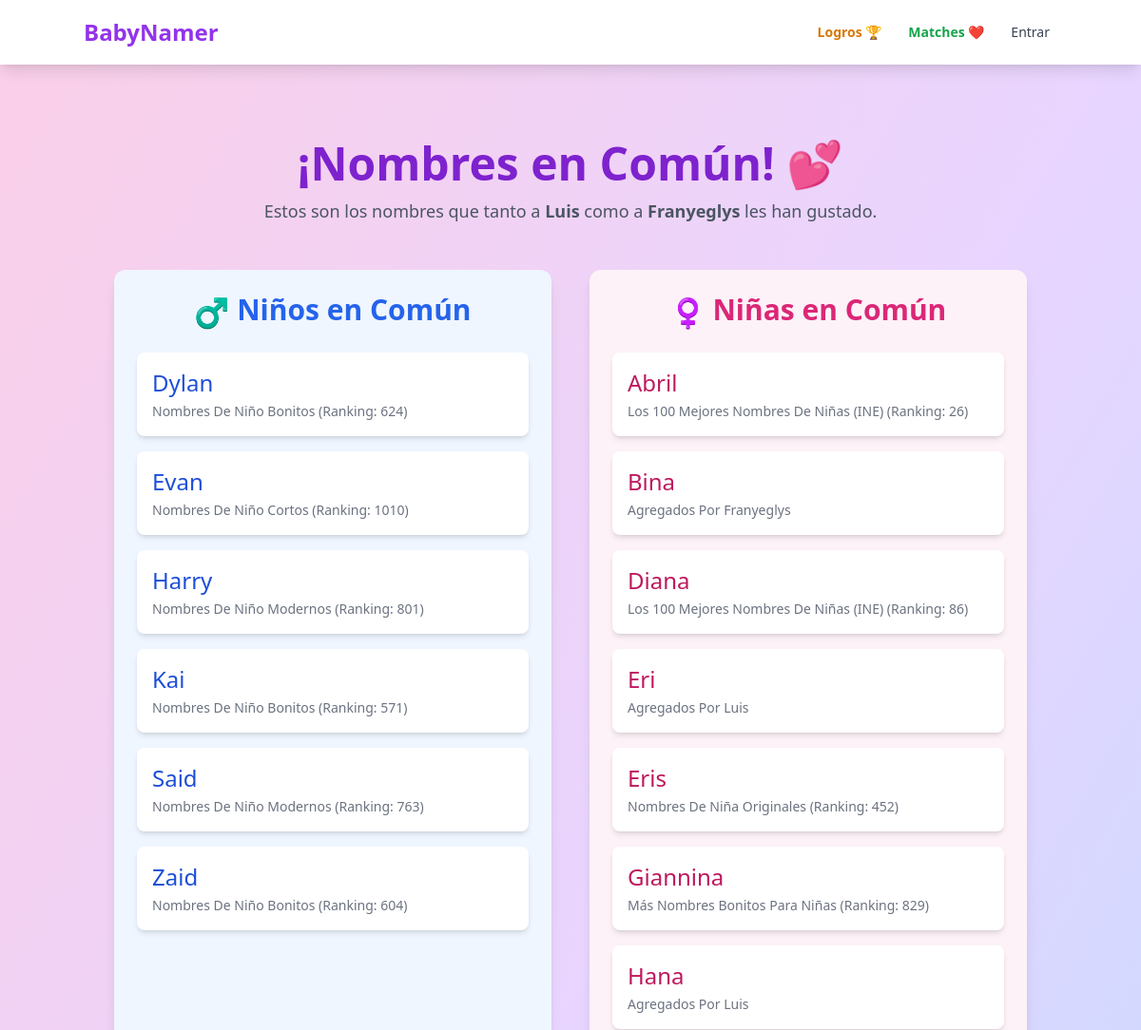
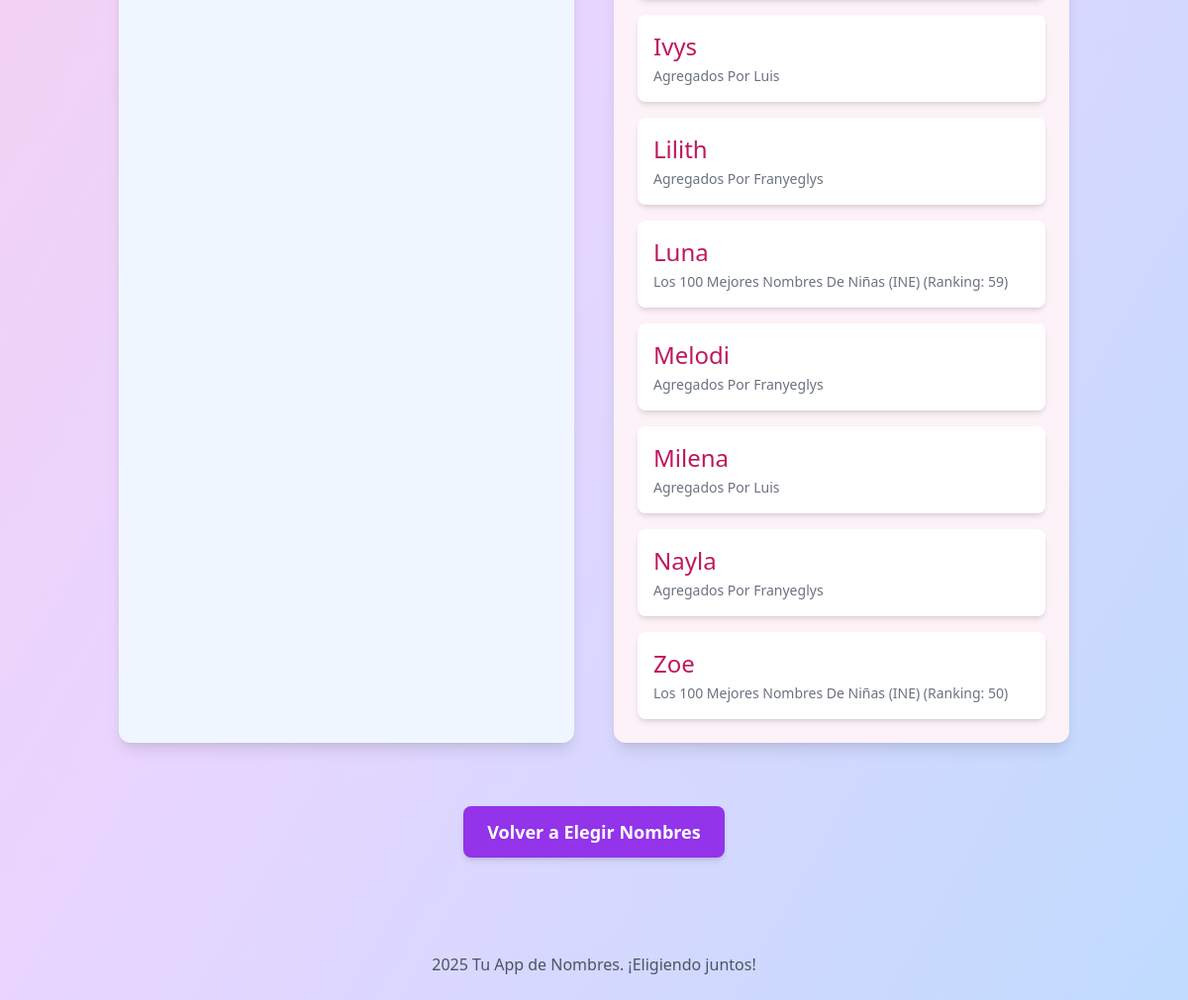
Screenshot of /matches with the database file from the repository (2 pictures, top to bottom).
### models.py (models this page shows, shortened)
class User(db.Model):
    id = db.Column(db.Integer, primary_key=True)
    username = db.Column(db.String(80), unique=True, nullable=False)
    favorites = db.relationship(
        'Name',
        secondary=favorite_table,
        backref=db.backref('favorited_by_users', lazy='dynamic') # Cambiado nombre de backref para claridad
    )
    passed_names_rel = db.relationship(
        'Name',
        secondary=passed_name_table,
        backref=db.backref('passed_by_users', lazy='dynamic') # Cambiado nombre de backref para claridad
    )

class Name(db.Model):
    id = db.Column(db.Integer, primary_key=True)
    name_text = db.Column(db.String(100), nullable=False)
    gender = db.Column(db.String(10), nullable=False)
    category = db.Column(db.String(100), nullable=False)
    ranking = db.Column(db.Integer, nullable=True)

### app.py (the view)
@app.route('/matches')
def matches_page():
    current_user = get_current_user()
    user_luis = get_user_by_username_helper('luis') # Usar helper
    user_franyeglys = get_user_by_username_helper('franyeglys') # Usar helper
    if not user_luis or not user_franyeglys:
        flash("Usuarios 'luis' o 'franyeglys' no encontrados.", "error"); return redirect(url_for('index'))
    luis_fav_texts = {name.name_text for name in user_luis.favorites}
    franyeglys_fav_texts = {name.name_text for name in user_franyeglys.favorites}
    common_name_texts = luis_fav_texts.intersection(franyeglys_fav_texts)
    matched_boy_names, matched_girl_names = [], []
    if common_name_texts:
        displayed_names = {}
        all_relevant_favs = list(user_luis.favorites) + list(user_franyeglys.favorites)
        for name_obj in all_relevant_favs:
            if name_obj.name_text in common_name_texts and name_obj.name_text not in displayed_names:
                displayed_names[name_obj.name_text] = name_obj
        final_common_name_objects = sorted(list(displayed_names.values()), key=lambda x: x.name_text)
        matched_boy_names = [name for name in final_common_name_objects if name.gender == 'niño']
        matched_girl_names = [name for name in final_common_name_objects if name.gender == 'niña']
    return render_template('matches.html',
                           current_user=current_user,
                           matched_boy_names=matched_boy_names, matched_girl_names=matched_girl_names,
                           user_luis=user_luis, user_franyeglys=user_franyeglys)

### app.py (called while the page is built)
def get_user_by_username_helper(username_str): # Renombrado para evitar confusión con get_current_user
    return User.query.filter_by(username=username_str).first()

def get_current_user():
    if 'user_id' in session:
        return User.query.get(session['user_id'])
    return None

### templates/matches.html (shortened to what this page needs)
{% extends "layout.html" %}
{% block content %}
<div class="container mx-auto px-2 sm:px-4 py-6 sm:py-8">
    <div class="text-center mb-8 md:mb-12">
        <h1 class="text-3xl sm:text-4xl md:text-5xl font-bold text-purple-700">¡Nombres en Común! 💕</h1>
        <p class="text-base sm:text-lg text-gray-600 mt-2 sm:mt-3">
            Estos son los nombres que tanto a <strong>{{ user_luis.username | capitalize }}</strong> como a <strong>{{ user_franyeglys.username | capitalize }}</strong> les han gustado.
        </p>
    </div>
    <div class="grid grid-cols-1 md:grid-cols-2 gap-6 md:gap-10">
        <div class="bg-blue-50 p-4 sm:p-6 rounded-xl shadow-lg">
            <h2 class="text-2xl sm:text-3xl font-semibold text-blue-600 mb-4 sm:mb-6 text-center">
                <span class="align-middle text-2xl sm:text-3xl">♂️</span> Niños en Común
            </h2>
            {% if matched_boy_names %}
                <ul class="space-y-3 sm:space-y-4">
                    {% for name in matched_boy_names %}
                    <li class="bg-white p-3 sm:p-4 rounded-lg shadow-md transform hover:scale-105 transition-transform duration-200">
                        <p class="text-xl sm:text-2xl font-medium text-blue-700">{{ name.name_text }}</p>
                        <p class="text-xs sm:text-sm text-gray-500 capitalize mt-1">{{ name.category }} {% if name.ranking %}(Ranking: {{ name.ranking }}){% endif %}</p>
                    </li>
                    {% endfor %}
                </ul>
            {% else %}
                <div class="text-center py-8 sm:py-10">
                    <p class="text-lg sm:text-xl text-gray-500">😢 Aún no hay nombres de niño en común.</p>
                    <p class="text-gray-400 mt-2 text-sm sm:text-base">¡Sigan eligiendo!</p>
                </div>
            {% endif %}
        </div>
        <div class="bg-pink-50 p-4 sm:p-6 rounded-xl shadow-lg">
            <h2 class="text-2xl sm:text-3xl font-semibold text-pink-600 mb-4 sm:mb-6 text-center">
                <span class="align-middle text-2xl sm:text-3xl">♀️</span> Niñas en Común
            </h2>
            {% if matched_girl_names %}
                <ul class="space-y-3 sm:space-y-4">
                    {% for name in matched_girl_names %}
                    <li class="bg-white p-3 sm:p-4 rounded-lg shadow-md transform hover:scale-105 transition-transform duration-200">
                        <p class="text-xl sm:text-2xl font-medium text-pink-700">{{ name.name_text }}</p>
                        <p class="text-xs sm:text-sm text-gray-500 capitalize mt-1">{{ name.category }} {% if name.ranking %}(Ranking: {{ name.ranking }}){% endif %}</p>
                    </li>
                    {% endfor %}
                </ul>
            {% else %}
                <div class="text-center py-8 sm:py-10">
                     <p class="text-lg sm:text-xl text-gray-500">😢 Aún no hay nombres de niña en común.</p>
                     <p class="text-gray-400 mt-2 text-sm sm:text-base">¡Sigan eligiendo!</p>
                </div>
            {% endif %}
        </div>
    </div>
    <div class="mt-12 md:mt-16 text-center">
        <a href="{{ url_for('index') }}"
           class="inline-block bg-purple-600 hover:bg-purple-700 text-white font-bold py-3 px-6 rounded-lg shadow-md transition duration-300 text-base sm:text-lg">
            Volver a Elegir Nombres
        </a>
    </div>
</div>
{% endblock %}

### templates/layout.html (shortened to what this page needs)
<!DOCTYPE html>
<html lang="es">
<head>
    <link rel="stylesheet" href="{{ url_for('static', filename='css/style.css') }}">
</head>
<body class="bg-gradient-to-br from-pink-200 via-purple-200 to-blue-200 min-h-screen font-sans text-gray-800">
<nav class="bg-white shadow-lg p-4 mb-8" x-data="{ open: false }">
    <div class="container mx-auto flex justify-between items-center">
        <a href="{{ url_for('index') }}" class="text-2xl font-bold text-purple-600 hover:text-purple-800">BabyNamer</a>
        <div class="hidden md:flex md:items-center space-x-1 lg:space-x-3">
            {% if session.user_id %}
                <span class="text-gray-700 text-sm hidden lg:inline mr-2">Usuario: <strong class="text-purple-700">{{ session.username | capitalize }}</strong></span>
                <a href="{{ url_for('achievements_page_route') }}" class="nav-link-desktop text-amber-600 hover:text-amber-800 font-semibold">Logros 🏆</a>
                <a href="{{ url_for('add_custom_name') }}" class="nav-link-desktop">Añadir ✨</a>
                <a href="{{ url_for('matches_page') }}" class="nav-link-desktop text-green-600 hover:text-green-800 font-semibold">Matches ❤️</a>
                <a href="{{ url_for('favorites') }}" class="nav-link-desktop">Favoritos</a>
                {% if current_user and current_user.username == 'luis' %}
                    <a href="{{ url_for('view_other_favorites', username_to_view='franyeglys') }}" class="nav-link-desktop">Ver Favs de Franyeglys</a>
                {% elif current_user and current_user.username == 'franyeglys' %}
                    <a href="{{ url_for('view_other_favorites', username_to_view='luis') }}" class="nav-link-desktop">Ver Favs de Luis</a>
                {% endif %}
                <a href="{{ url_for('logout') }}" class="nav-link-desktop text-red-500 hover:text-red-700">Salir</a>
            {% else %}
                <a href="{{ url_for('achievements_page_route') }}" class="nav-link-desktop text-amber-600 hover:text-amber-800 font-semibold">Logros 🏆</a>
                <a href="{{ url_for('matches_page') }}" class="nav-link-desktop text-green-600 hover:text-green-800 font-semibold">Matches ❤️</a>
                <a href="{{ url_for('login') }}" class="nav-link-desktop">Entrar</a>
            {% endif %}
        </div>
    </div>
</nav>
<main class="container mx-auto p-4">
    {% block content %}{% endblock %}
</main>
<footer class="text-center text-gray-600 mt-12 pb-6">
    <p>2025 Tu App de Nombres. ¡Eligiendo juntos!</p>
</footer>
</body>
</html>

### rows the page displays
User: username "Luis"
User: username "Franyeglys"
Name: name_text "Dylan", category "Nombres De Niño Bonitos", ranking "624"
Name: name_text "Evan", category "Nombres De Niño Cortos", ranking "1010"
Name: name_text "Harry", category "Nombres De Niño Modernos", ranking "801"
Name: name_text "Kai", category "Nombres De Niño Bonitos", ranking "571"
Name: name_text "Said", category "Nombres De Niño Modernos", ranking "763"
Name: name_text "Zaid", category "Nombres De Niño Bonitos", ranking "604"
Name: name_text "Abril", category "Los 100 Mejores Nombres De Niñas (INE)", ranking "26"
Name: name_text "Bina", category "Agregados Por Franyeglys"
Name: name_text "Diana", category "Los 100 Mejores Nombres De Niñas (INE)", ranking "86"
Name: name_text "Eri", category "Agregados Por Luis"
Name: name_text "Eris", category "Nombres De Niña Originales", ranking "452"
Name: name_text "Giannina", category "Más Nombres Bonitos Para Niñas", ranking "829"
Name: name_text "Hana", category "Agregados Por Luis"
Name: name_text "Ivys", category "Agregados Por Luis"
Name: name_text "Lilith", category "Agregados Por Franyeglys"
Name: name_text "Luna", category "Los 100 Mejores Nombres De Niñas (INE)", ranking "59"
Name: name_text "Melodi", category "Agregados Por Franyeglys"
Name: name_text "Milena", category "Agregados Por Luis"
Name: name_text "Nayla", category "Agregados Por Franyeglys"
Name: name_text "Zoe", category "Los 100 Mejores Nombres De Niñas (INE)", ranking "50"
